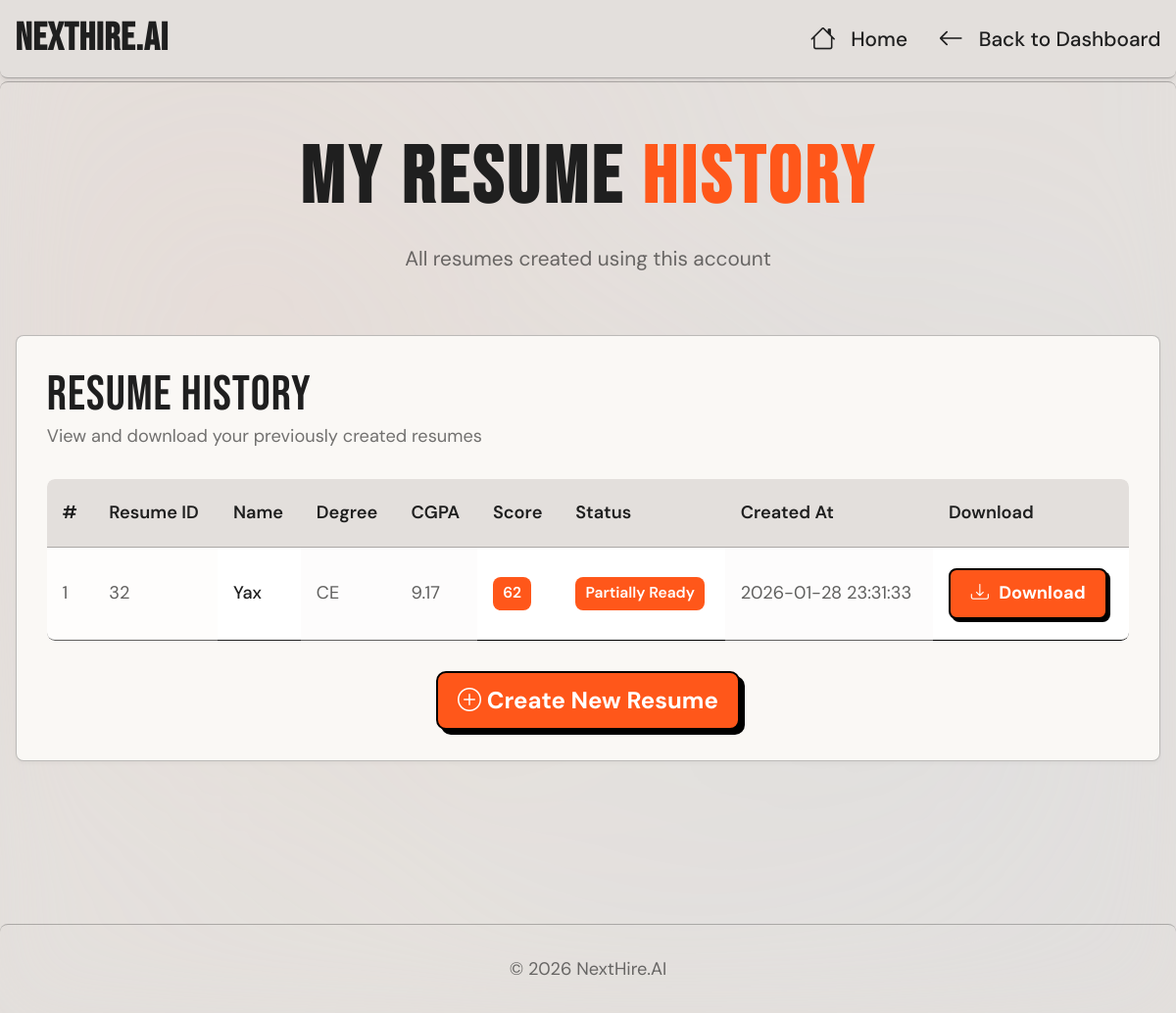
Before: /my_resumes (signed in) with the older database file.
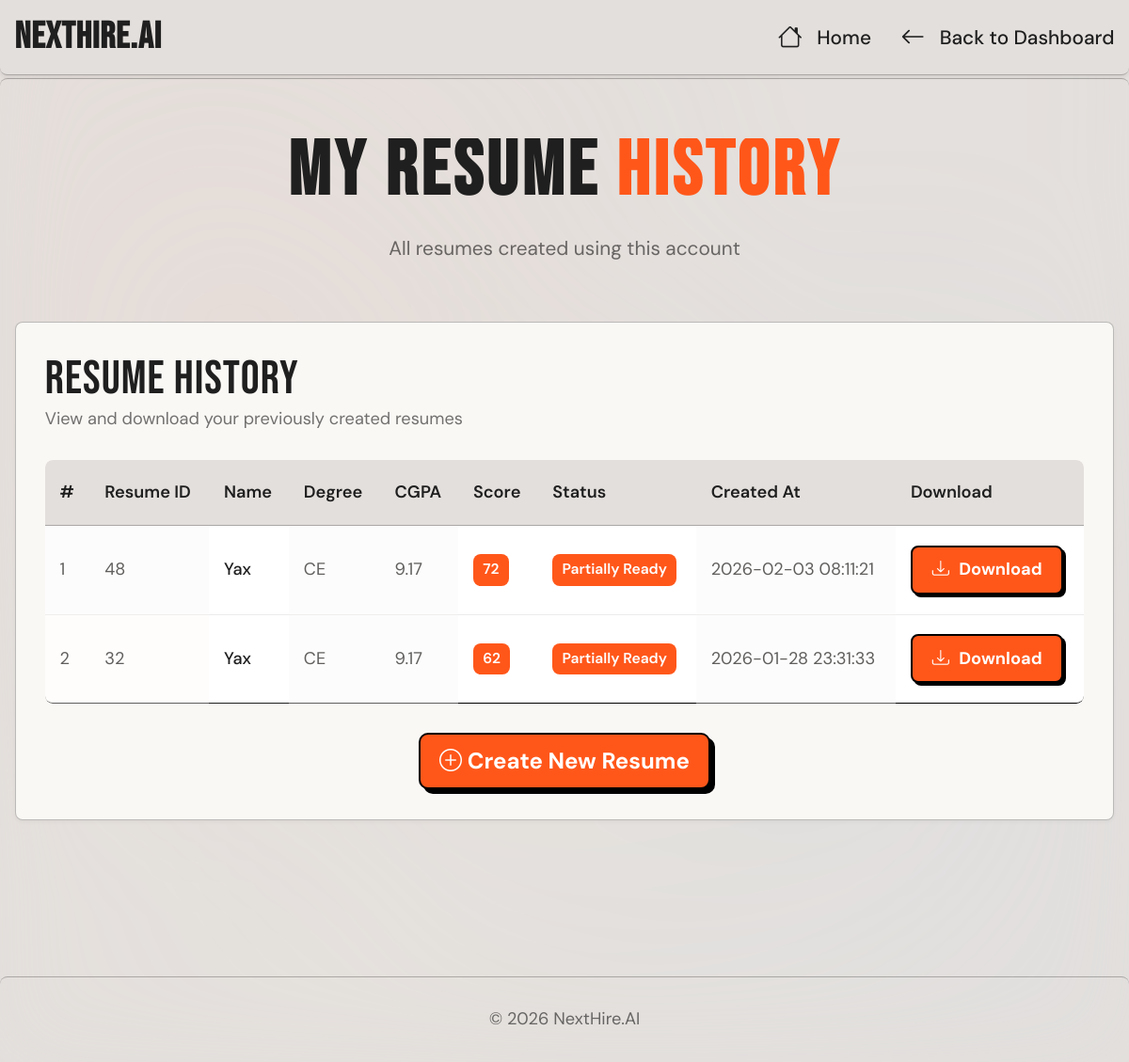
After: the same page with the newer database file.
### tables this page shows
CREATE TABLE resumes (
        id INTEGER PRIMARY KEY AUTOINCREMENT,
        user_email TEXT,
        name TEXT,
        phone TEXT,
        email TEXT,
        degree TEXT,
        cgpa TEXT,
        skills TEXT,
        projects TEXT,
        file_path TEXT
    , score INTEGER, status TEXT, created_at TEXT, github_username TEXT, city TEXT, about_yourself TEXT);

### app.py (the view)
@app.route("/my_resumes")
def my_resumes():
    if "user_email" not in session:
        return redirect("/login_page")
    user_email = session["user_email"]
    conn = get_db()
    cur = conn.cursor()
    cur.execute("""
        SELECT id, name, degree, cgpa, score, status, created_at, file_path
        FROM resumes
        WHERE user_email = ?
        ORDER BY created_at DESC
    """, (user_email,))
    resumes = cur.fetchall()
    conn.close()
    return render_template("my_resumes.html", resumes=resumes)

### app.py (called while the page is built)
def get_db():
    return sqlite3.connect(DB_NAME)

### templates/my_resumes.html (shortened to what this page needs)
<!DOCTYPE html>
<html lang="en">
<head>
    <link href="https://cdn.jsdelivr.net/npm/bootstrap@5.3.2/dist/css/bootstrap.min.css" rel="stylesheet">
    <link rel="stylesheet" href="https://cdn.jsdelivr.net/npm/bootstrap-icons@1.11.0/font/bootstrap-icons.css">
    <link rel="stylesheet" href="{{ url_for('static', filename='css/style.css') }}">
</head>
<body>
  <header class="border-bottom py-3">
    <div class="container d-flex justify-content-between align-items-center">
      <h5 class="mb-0 fw-bold">NextHire.AI</h5>
      <nav class="d-none d-md-flex gap-4">
        <a class="nav-link" href="/"><i class="bi bi-house"></i> Home</a>
        <a class="nav-link" href="/dashboard"><i class="bi bi-arrow-left"></i> Back to Dashboard</a>
      </nav>
    </div>
  </header>
  <section class="py-5" id="resume-history">
    <div class="container">
      <div class="text-center mb-5">
        <h1 class="hero-title" style="font-size: 4rem;">
          MY RESUME <span class="hero-accent">HISTORY</span>
        </h1>
        <p class="text-muted">All resumes created using this account</p>
      </div>
      <div class="row justify-content-center">
        <div class="col-12">
          <div class="panel">
            <div class="section-heading-container">
              <div>
                <h3 class="mb-0">Resume History</h3>
                <p class="text-muted small mb-0">View and download your previously created resumes</p>
              </div>
            </div>
            {% if resumes %}
            <div class="table-responsive">
              <table class="table align-middle">
                <thead>
                  <tr>
                    <th class="primary-data">#</th>
                    <th class="primary-data">Resume ID</th>
                    <th class="primary-data">Name</th>
                    <th class="primary-data">Degree</th>
                    <th class="primary-data">CGPA</th>
                    <th class="primary-data">Score</th>
                    <th class="primary-data">Status</th>
                    <th class="primary-data">Created At</th>
                    <th class="primary-data">Download</th>
                  </tr>
                </thead>
                <tbody>
                  {% for r in resumes %}
                  <tr>
                    <td class="secondary-data">{{ loop.index }}</td>
                    <td class="secondary-data">{{ r[0] }}</td>
                    <td class="primary-data">{{ r[1] }}</td>
                    <td class="secondary-data">{{ r[2] }}</td>
                    <td class="secondary-data">{{ r[3] }}</td>
                    <td>
                      {% if r[4] %}
                        <span class="dashboard-badge">{{ r[4] }}</span>
                      {% else %}
                        <span class="text-muted">N/A</span>
                      {% endif %}
                    </td>
                    <td>
                      {% if r[5] %}
                        <span class="dashboard-badge">{{ r[5] }}</span>
                      {% else %}
                        <span class="text-muted">N/A</span>
                      {% endif %}
                    </td>
                    <td class="secondary-data">{{ r[6] }}</td>
                    <td>
                      <a href="/download/{{ r[7].split('/')[-1] }}" class="dashboard-action-btn">
                        <i class="bi bi-download"></i> Download
                      </a>
                    </td>
                  </tr>
                  {% endfor %}
                </tbody>
              </table>
            </div>
            <div class="text-center mt-4">
              <a href="/dashboard" class="comic-button">
                <i class="bi bi-plus-circle"></i> Create New Resume
              </a>
            </div>
            {% endif %}
          </div>
        </div>
      </div>
    </div>
  </section>
  <footer class="border-top py-4 mt-5">
    <div class="container text-center text-muted small">
      © 2026 NextHire.AI
    </div>
  </footer>
</body>
</html>

Changed rows visible on the page:
added resumes: id "48", name "Yax", degree "CE", cgpa "9.17", score "72", status "Partially Ready", created_at "2026-02-03 08:11:21"
